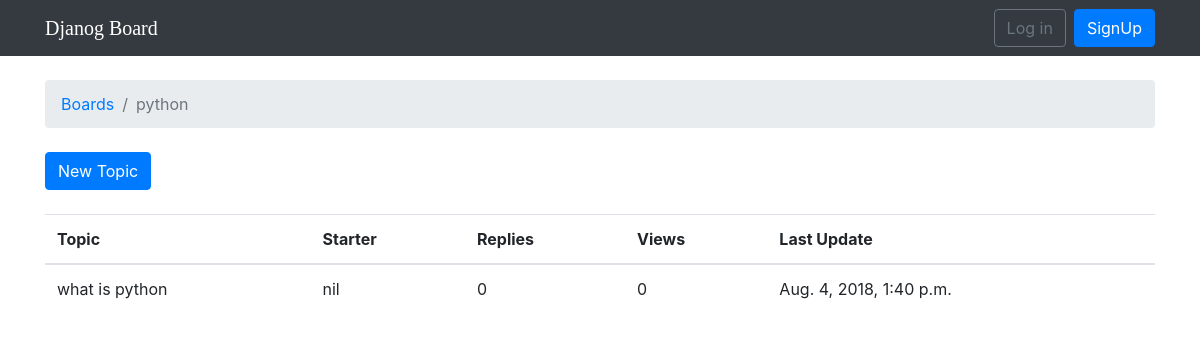
The app's page /boards/1/, older data.
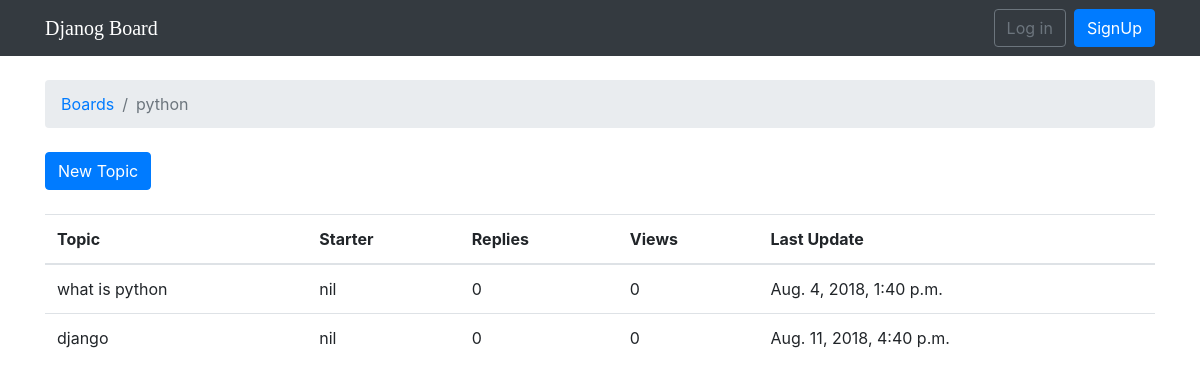
The same page, newer data.
### djforum/models.py (models this page shows, shortened)
class Board(models.Model):
	name = models.CharField(max_length = 255)
	description = models.CharField(max_length = 255)

class Topic(models.Model):
	subject = models.CharField(max_length = 255)
	last_update = models.DateTimeField(auto_now_add = True)
	board = models.ForeignKey(Board, on_delete = models.CASCADE, related_name = 'topics')
	starter = models.ForeignKey(User, on_delete = models.CASCADE, related_name = 'topics')

### djforum/views.py (the view)
# urls.py: path('boards/<int:pk>/', views.board_topics, name = 'board_topics'),
def board_topics(request, pk):
	board = get_object_or_404(Board, pk = pk)
	return render(request, 'topics.html', {'board': board})

### templates/topics.html (shortened to what this page needs)
{% extends 'base.html' %}
{% block breadcrumb %}
	<li class="breadcrumb-item"><a href="{% url 'home' %}">Boards</a></li>
	<li class="breadcrumb-item active">{{ board.name }}</li>
{% endblock breadcrumb %}
{% block content %}
	<div class="mb-4">
		<a href="{% url 'new_topic' board.pk %}" class="btn btn-primary">New Topic</a>
	</div>
	<table class="table">
		<thead class="thead-inverse">
			<tr>
				<th>Topic</th>
				<th>Starter</th>
				<th>Replies</th>
				<th>Views</th>
				<th>Last Update</th>
			</tr>
		</thead>
		<tbody>
			{% for topic in board.topics.all %}
			<tr>
				<td>{{topic.subject}}</td>
				<td>{{topic.starter.username}}</td>
				<td>0</td>
				<td>0</td>
				<td>{{topic.last_update}}</td>
			</tr>
			{% endfor %}
		</tbody>
	</table>
{% endblock content %}

### templates/base.html (shortened to what this page needs)
{% load static %}
<!DOCTYPE html>
<html lang="en">
<head>
	<link rel="stylesheet" href="{% static 'css/bootstrap.min.css' %}">
	<link rel="stylesheet" href="{% static 'css/apps.css' %}">
</head>
<body>
	{% block body %}
		<nav class="navbar navbar-expand-lg navbar-dark bg-dark">
			<div class="container">
			  <a class="navbar-brand" href="{% url 'home' %}">Djanog Board</a>
			  <div class="collapse navbar-collapse" id="navbarTogglerDemo02">
			    {% if user.is_authenticated %}
			    <ul class="navbar-nav ml-auto mt-2 mt-lg-0">
			      <li class="nav-item active">
			        <a class="nav-link dropdown-toggle" id="navbarDropdown" data-toggle="dropdown" aria-haspopup="true" aria-expanded="false" href="#">{{user.username}}</a>
			        <div class="dropdown-menu dropdown-menu-right" aria-labelledby="navbarDropdown">
			          <a class="dropdown-item" href="#">My account</a>
			          <a class="dropdown-item" href="#">Change password</a>
			          <div class="dropdown-divider"></div>
			          <a class="dropdown-item" href="{% url 'logout' %}">Log out</a>
			        </div>
			      </li>
			     </ul>
			     {% else %}
			     	<form action="" class="form-inline ml-auto">
			     		<a href="{% url 'login' %}" class="btn btn-outline-secondary">Log in</a>
			     		<a href="{% url 'signup' %}" class="btn btn-primary ml-2">SignUp</a>
			     	</form>
			     {% endif %}
			  </div>
			 </div>
		</nav>
		<div class="container">
			<ol class="breadcrumb my-4">
				{% block breadcrumb %}
				{% endblock breadcrumb %}
			</ol>
			{% block content %}
			{% endblock content %}
		</div>
	{% endblock body %}
</body>
</html>

### static/css/apps.css (style rules this page uses)
.navbar-brand { font-family: 'Peralta', cursive; }

Row changes from the older to the newer data that the page shows:
added Topic: subject "django", starter.username "nil", last_update "Aug. 11, 2018, 4:40 p.m."
